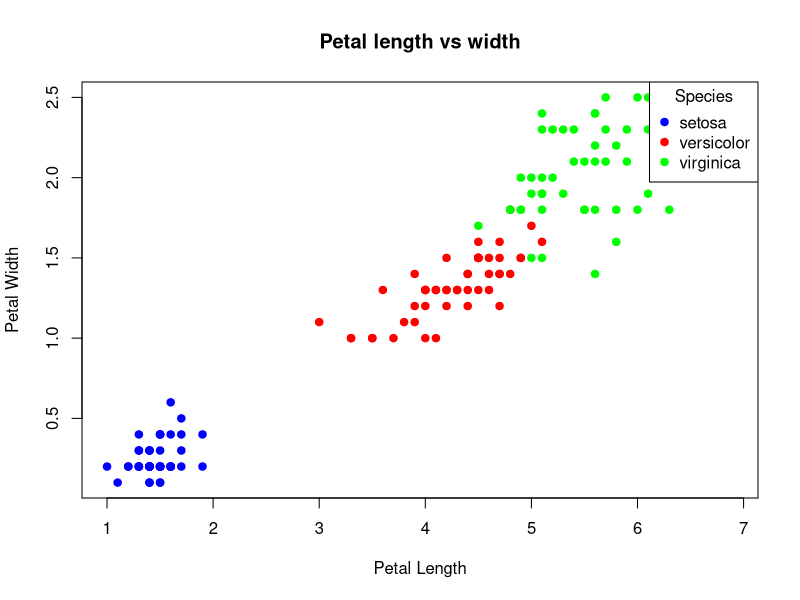
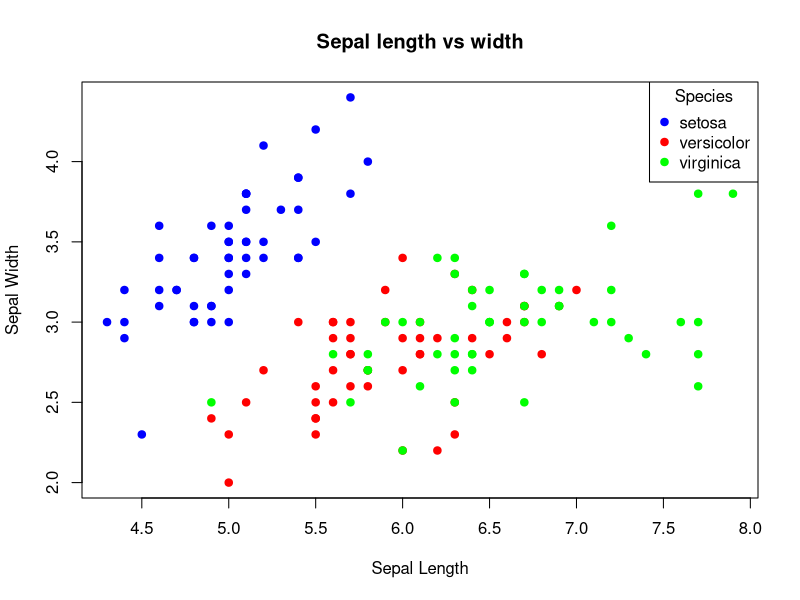

The R script that drew these images, in order:
## ---- chunk 1
#| label: Importing dataset
#| eval: true
#| echo: false

data(iris)

## ---- chunk 2
#| label: Plotting
#| echo: false
#| eval: true

# Define the colors for each species
cols <- c("blue", "red", "green")

# Create a color vector based on species
species_colors <- cols[as.numeric(iris$Species)]

# Create the plot
plot(iris$Petal.Length, iris$Petal.Width, 
     xlab = "Petal Length", 
     ylab = "Petal Width", 
     main = "Petal length vs width", 
     col = species_colors, 
     pch = 19)

# Add legend
legend("topright", 
       legend = levels(iris$Species), 
       col = cols, 
       pch = 19, 
       title = "Species")


## ---- chunk 3
#| label: mean-speed
#| echo: false
as.data.frame(t(summary(iris$Petal.Length)))[,-1]
## ---- chunk 4
#| label: hist-speed
#| echo: false
as.data.frame(t(summary(iris$Petal.Width)))[,-1]
## ---- chunk 5
#| label: Plotting
#| echo: false
#| eval: true

# Define the colors for each species
cols <- c("blue", "red", "green")

# Create a color vector based on species
species_colors <- cols[as.numeric(iris$Species)]

# Create the plot
plot(iris$Sepal.Length, iris$Sepal.Width, 
     xlab = "Sepal Length", 
     ylab = "Sepal Width", 
     main = "Sepal length vs width", 
     col = species_colors, 
     pch = 19)

# Add legend
legend("topright", 
       legend = levels(iris$Species), 
       col = cols, 
       pch = 19, 
       title = "Species")


## ---- chunk 6
#| label: mean-speed
#| echo: false
as.data.frame(t(summary(iris$Petal.Length)))[,-1]
## ---- chunk 7
#| label: hist-speed
#| echo: false
as.data.frame(t(summary(iris$Petal.Width)))[,-1]
